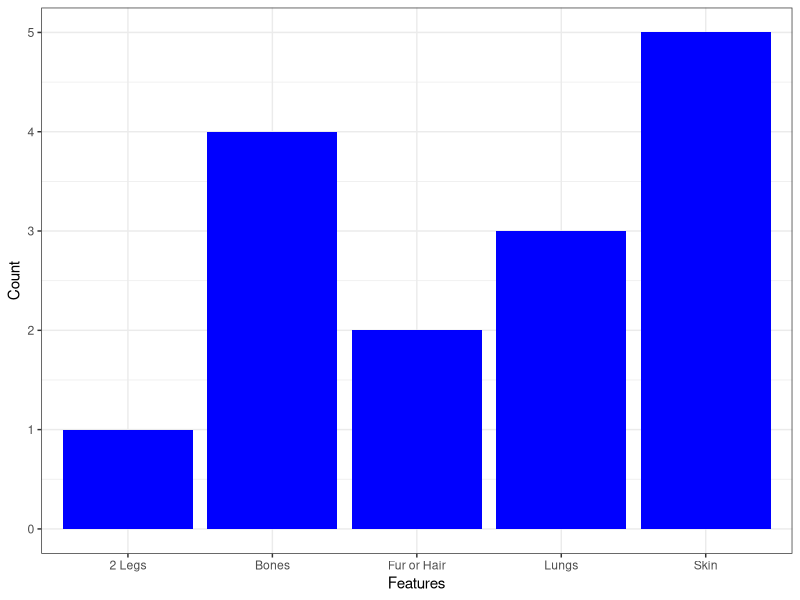
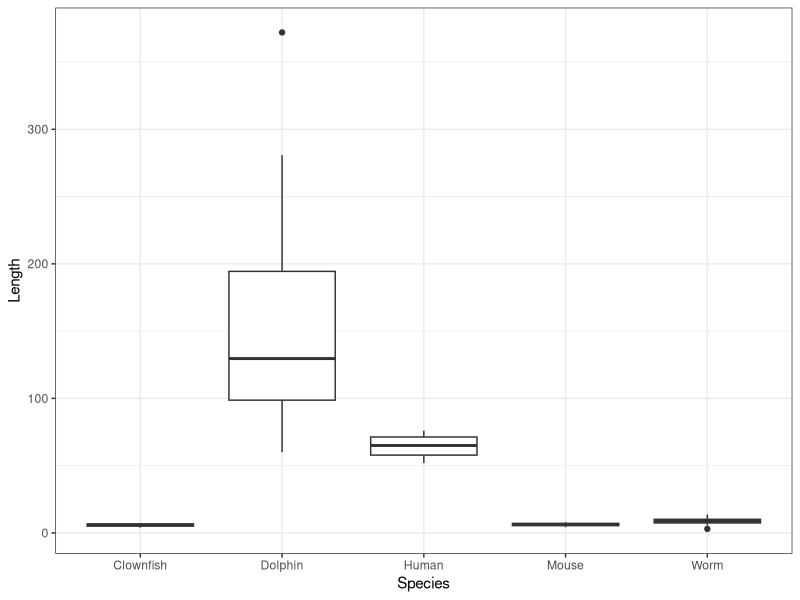
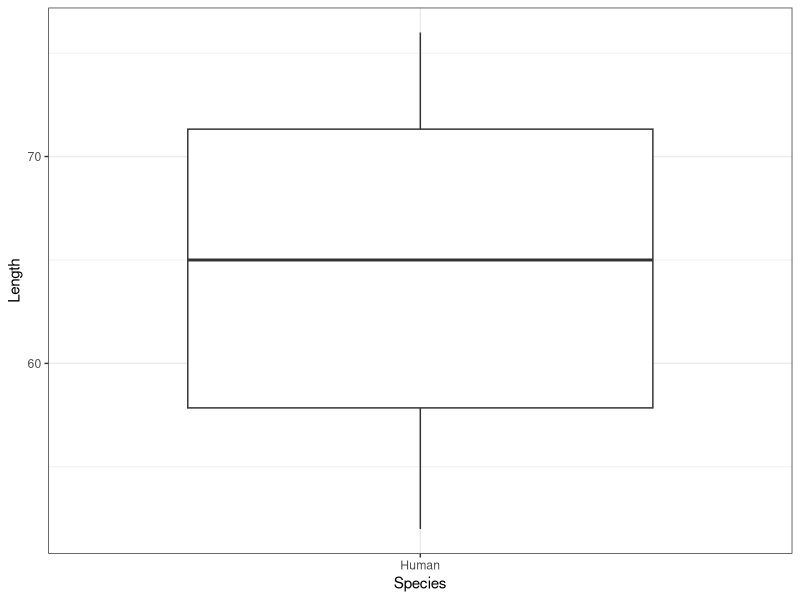

Recreate these plots in R, in order.
library(ggplot2)
library(tidyr)

####################################
# Graph 1: bar plot of number of features associated with each species
species_features <- data.frame("Mouse" = c(1, 1, 1, 0, 1), "Dolphin" = c(1, 1, 1, 0, 0),
                               "Worm" = c(0, 1, 0, 0, 0), "Human" = c(1, 1, 1, 1, 1),
                               "Clownfish" = c(1, 1, 0, 0, 0))
row.names(species_features) <- c("Bones", "Skin", "Lungs", "2 Legs", "Fur or Hair")

print(species_features)

# Sum up total number of species with each feature and save in simpler table
sum_species <- data.frame("Features" = row.names(species_features), 
                          "Count" = rowSums(species_features))
row.names(sum_species) <- NULL
print(sum_species)

# Create bar plot
ggplot(sum_species, aes(x=Features, y=Count )) +
  geom_bar(stat = "identity", fill="blue") +
  theme_bw()

####################################

####################################
# Graph 2: box plot of lengths / heights of various species
species_lengths <- data.frame("Mouse" = c(5, 7.2, 6.5, 8, 5.3, 4.2, 6.1, 5.8, 6.9, 7.4), 
                              "Dolphin" = c(60.0, 81.6, 114, 144, 372, 
                                            280.8, 211.2, 124.8, 93.6, 134.4),
                              "Worm" = c(3, 5.5, 8.1, 8.4, 8.9, 13.7, 12.1, 9.4, 7.2, 10.4), 
                              "Human" = c(52, 64, 69, 75.3, 76, 57, 72.1, 66, 56.4, 60.4),
                              "Clownfish" = c(3.9, 4.8, 5.9, 7.1, 6.4, 4.2, 6.8, 7, 6.1, 5.9))
print(species_lengths)

# Reformat so that we have two columns containing the same data
species_length_reformat <- pivot_longer(species_lengths, 
                                        cols = everything(), 
                                        names_to = "Species", 
                                        values_to = "Length")

# Create boxplot of all species
ggplot(species_length_reformat, aes(x=Species, y=Length)) + 
  geom_boxplot() + 
  theme_bw()

# Zoom in on just humans
human_only <- data.frame("Species" = rep("Human", 10), 
                         "Length" = c(52, 64, 69, 75.3, 76, 57, 72.1, 66, 56.4, 60.4))

ggplot(human_only, aes(x=Species, y=Length)) + 
  geom_boxplot() + 
  theme_bw()

####################################
